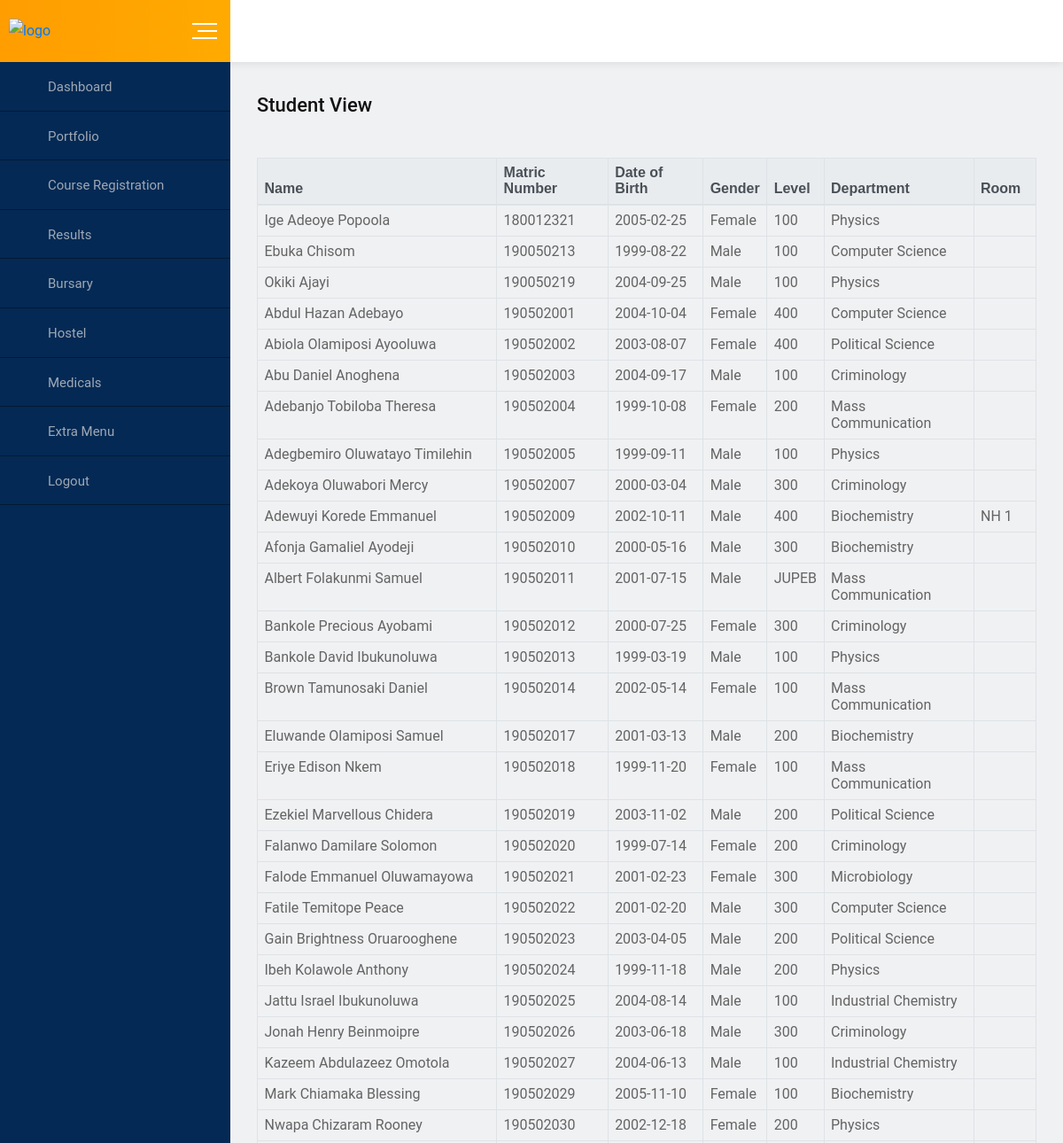
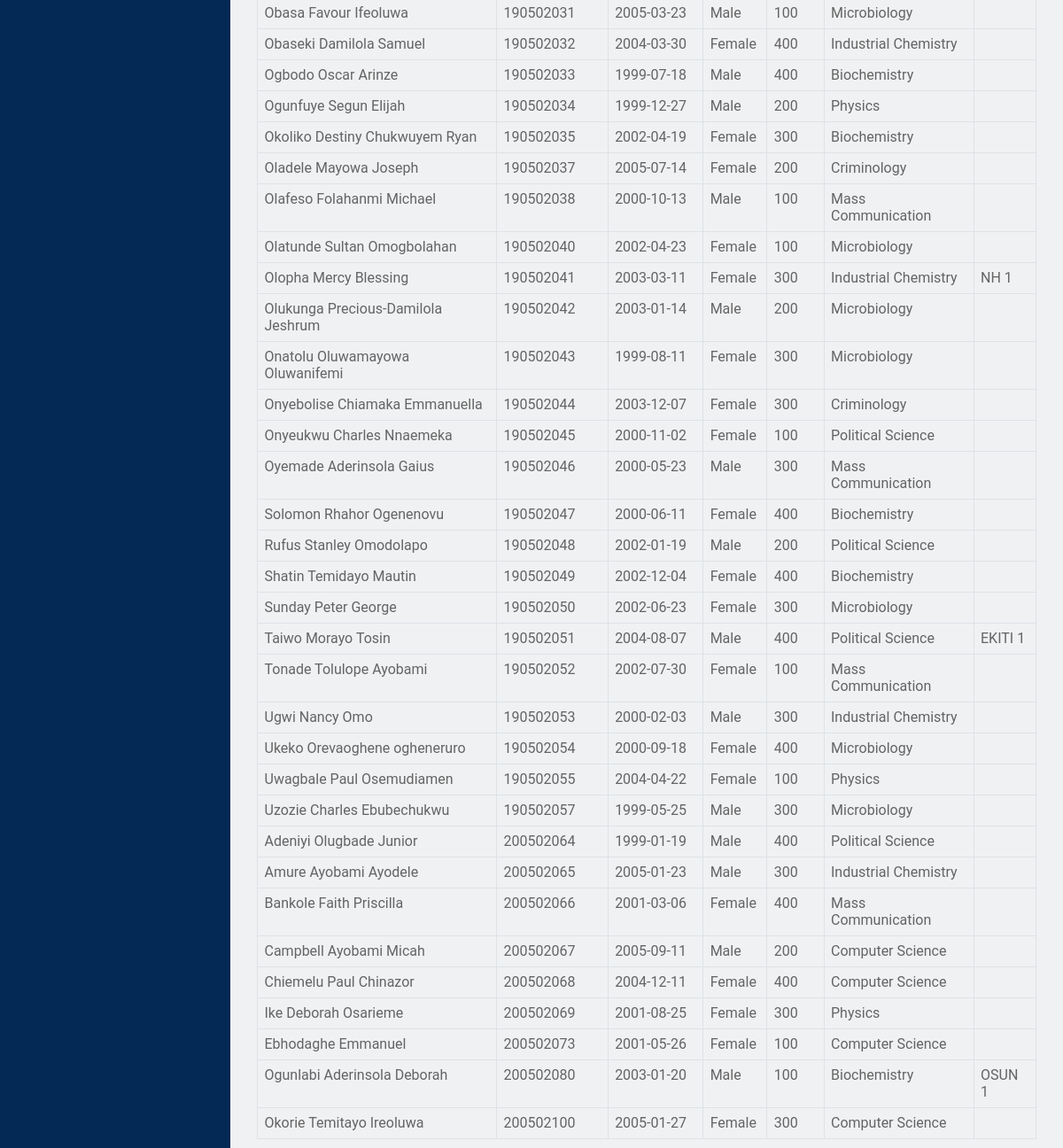
/helpful/studentview.php, run on an earlier commit of the app's database (2 pictures, top to bottom).
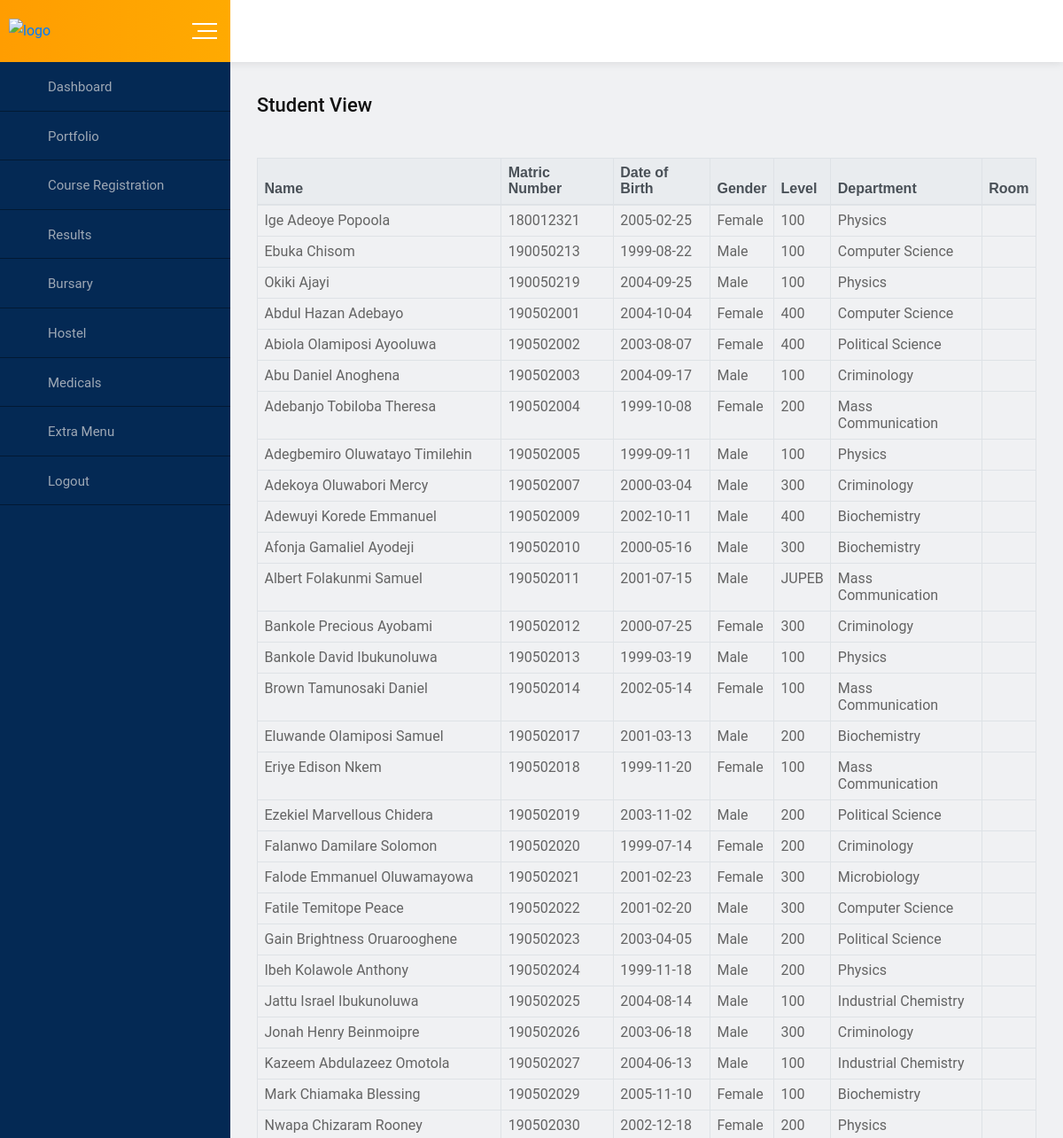
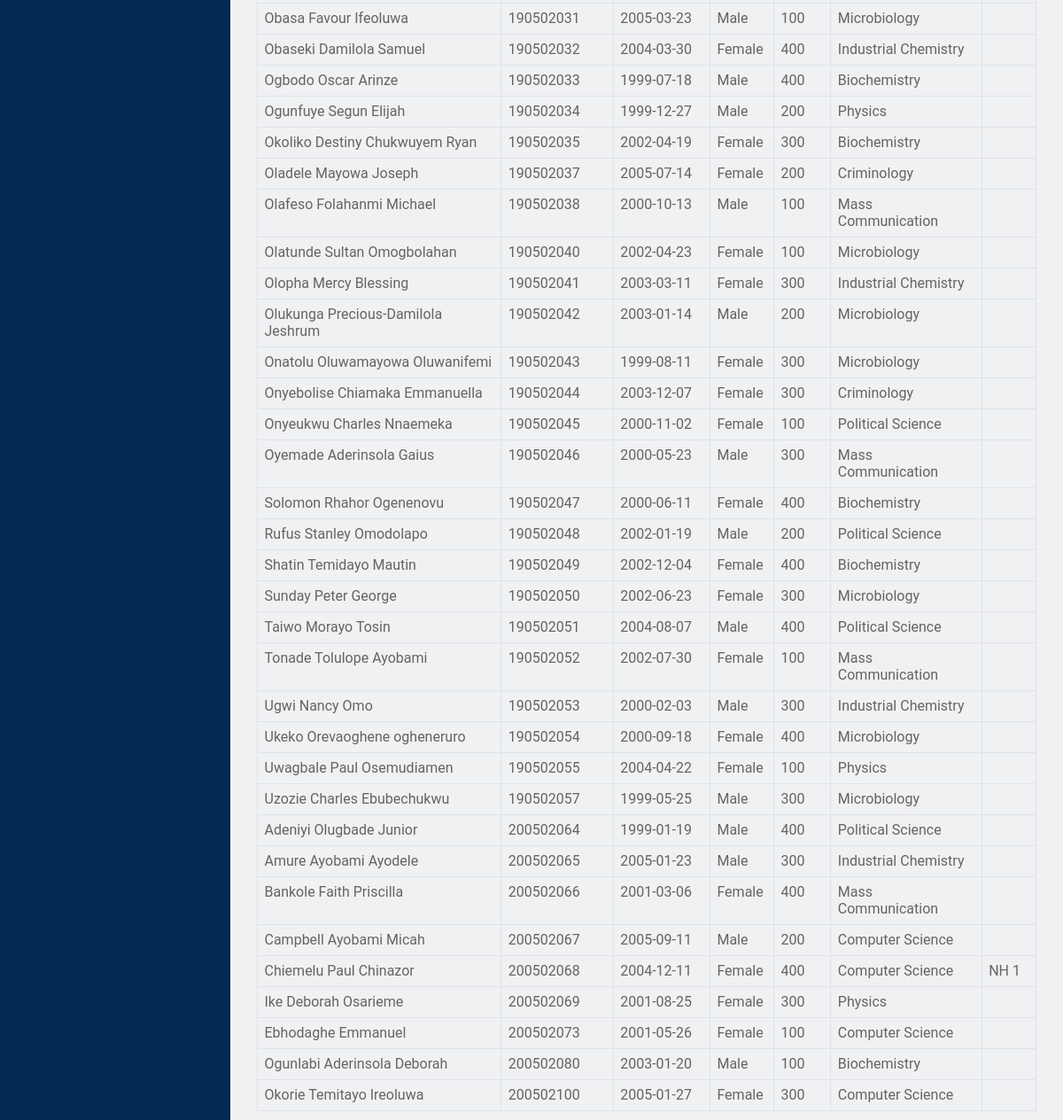
And on a later commit of the database (2 pictures, top to bottom).
### tables this page shows
CREATE TABLE IF NOT EXISTS `students` (
  `id_image` blob,
  `matric_no` int(11) NOT NULL,
  `name` varchar(60) NOT NULL,
  `dob` date NOT NULL,
  `gender` varchar(7) NOT NULL,
  `dept` varchar(45) NOT NULL,
  `level` varchar(11) NOT NULL,
  `password` varchar(60) NOT NULL,
  `room_no` varchar(45) DEFAULT NULL,
  PRIMARY KEY (`matric_no`)
);

### helpful/studentviewscript.php (the view, shortened to what this page needs)
<?php
        $user = "root";
        $password = "";
        $database = "crawford_uni";
        $mysqli = new mysqli("localhost", $user, $password, $database);
        $query = "SELECT * FROM students";
        echo '<table class="table table-bordered noprint" border="2" border="2" cell cellspacing="15" cellpadding="5" width="1000">
            <thead class="thead-light">
                <th> <font face="Arial">Name</font> </th>
                <th> <font face="Arial">Matric Number</font> </th>
                <th> <font face="Arial">Date of Birth</font> </th>
                <th> <font face="Arial">Gender</font> </th>
                <th> <font face="Arial">Level</font> </th>
                <th> <font face="Arial">Department</font> </th>
                <th> <font face="Arial">Room</font> </th>
            </thead>';
        if ($result = $mysqli->query($query)) {
            while ($row = $result->fetch_assoc()) {
                $name = $row["name"];
                $matric_no = $row["matric_no"];
                $dob = $row["dob"];
                $gender = $row["gender"];
                $level = $row["level"];
                $dept = $row["dept"];
                $room_no = $row["room_no"];
                echo '<tr>
                        <td>'.$name.'</td>
                        <td>'.$matric_no.'</td>
                        <td>'.$dob.'</td>
                        <td>'.$gender.'</td>
                        <td>'.$level.'</td>
                        <td>'.$dept.'</td>
                        <td>'.$room_no.'</td>
                    </tr>';
            }
        }
        ?>

What changed in the data, as far as the page shows it:
changed students "Adewuyi Korede Emmanuel": room_no "NH 1" → (not shown)
changed students "Olopha Mercy Blessing": room_no "NH 1" → (not shown)
changed students "Taiwo Morayo Tosin": room_no "EKITI 1" → (not shown)
changed students "Chiemelu Paul Chinazor": room_no (not shown) → "NH 1"
changed students "Ogunlabi Aderinsola Deborah": room_no "OSUN 1" → (not shown)
